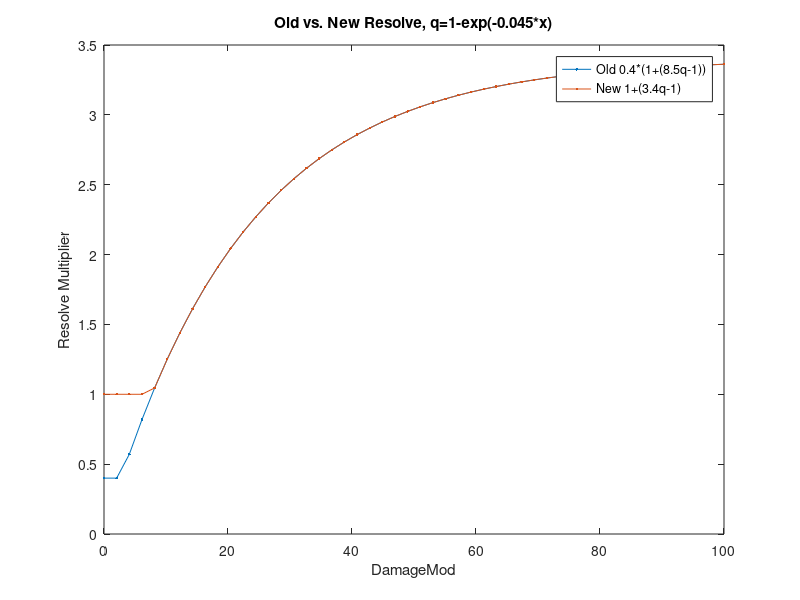

Write the MATLAB code that produced this figure.
D=linspace(0,100,50); %damageMod
q=exp(-0.045.*D);    
r1=0.4*(100+100*(max(8.5*(1-q)-1,0)));
r2=100+100*(max(3.4*(1-q)-1,0));
r3=100+100*(max(3.4*(1-q)-0.4,0));

figure(1)
plot(D,r1./100,'.-',D,r2./100,'.-')
legend('Old 0.4*(1+(8.5q-1))','New 1+(3.4q-1)','Location','Best')
title('Old vs. New Resolve, q=1-exp(-0.045*x)')
xlabel('DamageMod')
ylabel('Resolve Multiplier')